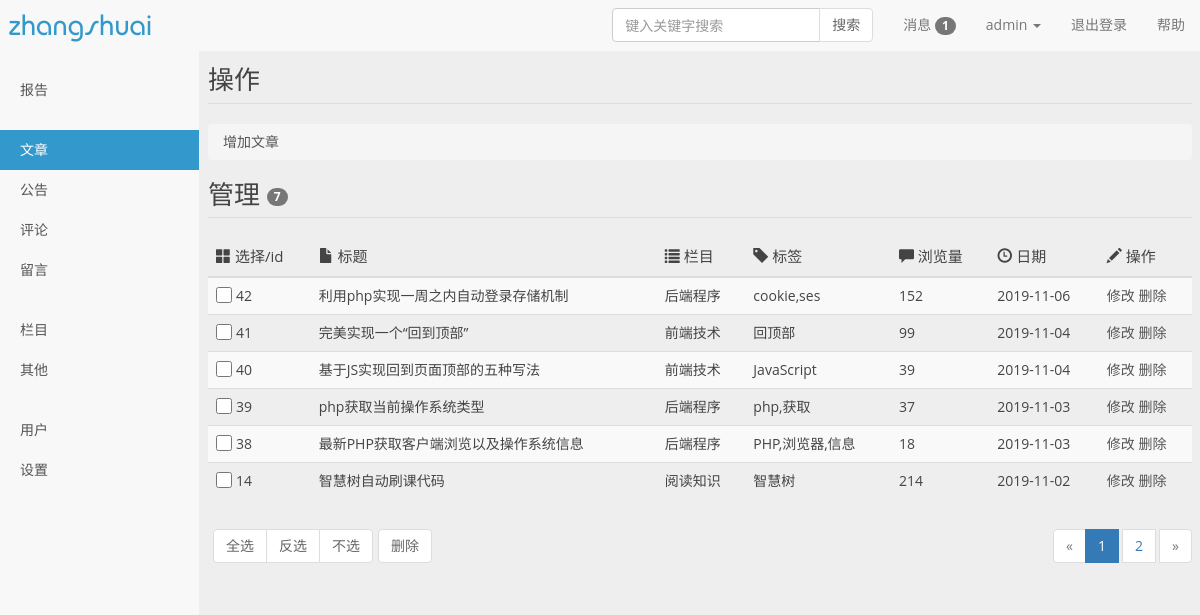
Screenshot of /admin/article.php (signed in) with the database file from the repository.
### tables this page shows
CREATE TABLE `art` (
  `art_id` int(10) unsigned NOT NULL AUTO_INCREMENT COMMENT '文章id',
  `cat_id` int(10) unsigned NOT NULL DEFAULT '0' COMMENT '文章分类id（cat表主键id）',
  `title` varchar(50) NOT NULL DEFAULT '' COMMENT '文章标题',
  `contents` longtext,
  `tags` varchar(10) DEFAULT NULL,
  `keywords` varchar(255) DEFAULT NULL COMMENT '文章关键字',
  `des` varchar(255) DEFAULT NULL COMMENT '文章描述',
  `pv` int(10) NOT NULL DEFAULT '0' COMMENT '文章浏览量',
  `add_time` varchar(10) NOT NULL COMMENT '发表时间',
  `pic` varchar(255) DEFAULT NULL COMMENT '文章封面图片',
  PRIMARY KEY (`art_id`)
);

CREATE TABLE `cat` (
  `cat_id` int(10) unsigned NOT NULL AUTO_INCREMENT,
  `alias` varchar(10) DEFAULT NULL,
  `catname` char(30) NOT NULL DEFAULT '',
  `num` smallint(5) unsigned NOT NULL DEFAULT '0',
  `keywords` varchar(50) DEFAULT NULL COMMENT '关键字',
  `des` varchar(50) DEFAULT NULL COMMENT '描述',
  PRIMARY KEY (`cat_id`)
);

### admin/artlist.php (called while the page is built, shortened)
<?php
$sql="select count(*) from art";
$num=mGetOne($sql);
$curr=isset($_GET['page'])?$_GET['page']:1;
$cnt=6;
$page=getPage($num,$curr,$cnt);
$sql='select art_id,title,catname,pv,add_time,tags from art,cat where art.cat_id=cat.cat_id order by art_id desc LIMIT '.($curr-1)*$cnt.",".$cnt;
$data=mGetAll($sql);
?>

### admin/lib/mysql.php (called while the page is built, shortened)
<?php
function mConn(){
	static $link = null;
	if($link == null){
		$cfg = require PATH.'/lib/config.php';
		$link = mysqli_connect($cfg['host'],$cfg['user'],$cfg['pwd'],$cfg['db']);
		mysqli_query($link,'set names '.$cfg['charset']);
	}
	return $link;
}
function mQuery($sql){
	$link = mConn();
	$res = mysqli_query($link,$sql);
	if(!$res){
		mLog($sql."\n".mysqli_error($link));
		return false;
	}else{
		return $res;
	}
}
function mLog($sql){
	$filename = PATH.'/log/'.date('Ymd').'.txt';
	$data = '-----------------------------------'."\n".date('Y-m-d H:i:s')."\n".
	$sql."\n".'-----------------------------------'."\n\n\n";
}
function mGetAll($sql){
	$res = mQuery($sql);
	$data = array();
	while($row = mysqli_fetch_assoc($res)){
		$data[] = $row;
	}
	return $data;
}
function mGetOne($sql){
	$res = mQuery($sql);
	return $row = $res?mysqli_fetch_row($res)[0]:false;
}
?>

### admin/lib/func.php (called while the page is built, shortened)
<?php
function getPage($num,$curr,$cnt=5){
	$pagenum = ceil($num/$cnt);
	$left = max($curr-2,1);
	$right = min($left+4,$pagenum);
	$left = max($right-4,1);
	for ($i=$left; $i<=$right ; $i++) {
		$page[$i] = http_build_query($_GET);
	}
	return $page;
}
?>

### admin/article.php (the view, shortened to what this page needs)
<!doctype html>
<html lang="zh-CN">
<?php require_once "./artlist.php" ?>
	<head>
		<link rel="stylesheet" type="text/css" href="css/bootstrap.min.css">
		<link rel="stylesheet" type="text/css" href="css/style.css">
		<link rel="stylesheet" type="text/css" href="css/font-awesome.min.css">
	</head>
	<body class="user-select">
		<section class="container-fluid">
			<?php require_once "./public/head.php"?>
			<div class="row">
				<aside class="col-sm-3 col-md-2 col-lg-2 sidebar">
					<ul class="nav nav-sidebar">
						<li>
							<a href="index.php">报告</a>
						</li>
					</ul>
					<ul class="nav nav-sidebar">
						<li class="active">
							<a href="article.php">文章</a>
						</li>
						<li>
							<a href="notice.php">公告</a>
						</li>
						<li>
							<a href="comment.php">评论</a>
						</li>
						<li>
							<a data-toggle="tooltip" data-placement="top" title="网站暂无留言功能">留言</a>
						</li>
					</ul>
					<ul class="nav nav-sidebar">
						<li>
							<a href="category.php">栏目</a>
						</li>
						<li>
							<a class="dropdown-toggle" id="otherMenu" data-toggle="dropdown" aria-haspopup="true" aria-expanded="false">其他</a>
						</li>
					</ul>
					<ul class="nav nav-sidebar">
						<li>
							<a class="dropdown-toggle" id="userMenu" data-toggle="dropdown" aria-haspopup="true" aria-expanded="false">用户</a>
						</li>
						<li>
							<a class="dropdown-toggle" id="settingMenu" data-toggle="dropdown" aria-haspopup="true" aria-expanded="false">设置</a>
						</li>
					</ul>
				</aside>
				<div class="col-sm-9 col-sm-offset-3 col-md-10 col-lg-10 col-md-offset-2 main" id="main">
					<form action="/Article/checkAll" method="post">
						<h1 class="page-header">操作</h1>
						<ol class="breadcrumb">
							<li>
								<a href="add-article.php">增加文章</a>
							</li>
						</ol>
						<h1 class="page-header">管理 <span class="badge">7</span></h1>
						<div class="table-responsive">
							<table class="table table-striped table-hover">
								<thead>
									<tr>
										<th><span class="glyphicon glyphicon-th-large"></span> <span class="visible-lg">选择/id</span></th>
										<th><span class="glyphicon glyphicon-file"></span> <span class="visible-lg">标题</span></th>
										<th><span class="glyphicon glyphicon-list"></span> <span class="visible-lg">栏目</span></th>
										<th class="hidden-sm"><span class="glyphicon glyphicon-tag"></span> <span class="visible-lg">标签</span></th>
										<th class="hidden-sm"><span class="glyphicon glyphicon-comment"></span> <span class="visible-lg">浏览量</span></th>
										<th><span class="glyphicon glyphicon-time"></span> <span class="visible-lg">日期</span></th>
										<th><span class="glyphicon glyphicon-pencil"></span> <span class="visible-lg">操作</span></th>
									</tr>
								</thead>
								<tbody>
									<?php foreach($data as $k=>$v){  ?>
									<tr>
										<td><input type="checkbox" class="input-control" name="checkbox[]" value="" /><?php echo $v['art_id']; ?></td>
										<td class="article-title"><?php echo $v['title']; ?></td>
										<td><?php echo $v['catname']; ?></td>
										<td class="hidden-sm"><?php echo $v['tags']; ?></td>
										<td class="hidden-sm"><?php echo $v['pv']; ?></td>
										<td><?php echo date('Y-m-d',$v['add_time']); ?></td>
										<td>
											<a href="artup.php?art_id=<?php echo $v['art_id']; ?>">修改</a>
											<a rel="<?php echo $v['art_id']; ?>">删除</a>
										</td>
									</tr>
									<?php } ?>
								</tbody>
							</table>
						</div>
						<footer class="message_footer">
							<nav>
								<div class="btn-toolbar operation" role="toolbar">
									<div class="btn-group" role="group">
										<a class="btn btn-default" onClick="select()">全选</a>
										<a class="btn btn-default" onClick="reverse()">反选</a>
										<a class="btn btn-default" onClick="noselect()">不选</a>
									</div>
									<div class="btn-group" role="group">
										<button type="submit" class="btn btn-default" data-toggle="tooltip" data-placement="bottom" title="删除全部选中" name="checkbox_delete">删除</button>
									</div>
								</div>
								<ul class="pagination pagenav">
									<li class="disabled">
										<a aria-label="Previous"> <span aria-hidden="true">&laquo;</span> </a>
									</li>
									<?php foreach($page as $k=>$v) { ?>
										<?php if ($k==$curr) {?>
										<li class="active" >
										<a href="JavaScript:" style="margin-right: 4px;"class="active"><?php echo $k ?></a>
										</li>
										<?php }else{?>
										<li >
										<a href="article.php?<?php echo $v ?>" style="cursor: pointer;margin-right: 4px;"class="active"><?php echo $k ?></a>
										</li>
										<?php }?>
								    <?php } ?>
									<li class="disabled">
										<a href="#" aria-label="Next"> <span aria-hidden="true">&raquo;</span> </a>
									</li>
								</ul>
							</nav>
						</footer>
					</form>
				</div>
			</div>
		</section>
	</body>
</html>

### admin/public/head.php (shortened to what this page needs)
<header>
				<nav class="navbar navbar-default navbar-fixed-top">
					<div class="container-fluid">
						<div class="navbar-header">
							<a class="navbar-brand" href="index.php">zhangshuai</a>
						</div>
						<div class="collapse navbar-collapse" id="bs-example-navbar-collapse-1">
							<ul class="nav navbar-nav navbar-right">
								<li>
									<a href="">消息 <span class="badge">1</span></a>
								</li>
								<li class="dropdown">
									<a class="dropdown-toggle" data-toggle="dropdown" role="button" aria-haspopup="true" aria-expanded="false">admin <span class="caret"></span></a>
								</li>
								<li>
									<a href="loginout.php" onClick="if(!confirm('是否确认退出？'))return false; ">退出登录</a>
								</li>
								<li>
									<a data-toggle="modal" data-target="#WeChat">帮助</a>
								</li>
							</ul>
							<form action="" method="post" class="navbar-form navbar-right" role="search">
								<div class="input-group">
									<input type="text" class="form-control" autocomplete="off" placeholder="键入关键字搜索" maxlength="15">
									<span class="input-group-btn">
									<button class="btn btn-default" type="submit">搜索</button>
									</span>
								</div>
							</form>
						</div>
					</div>
				</nav>
			</header>

### rows the page displays
art: art_id "42", title "利用php实现一周之内自动登录存储机制", cat.catname "后端程序", tags "cookie,ses", pv "152", add_time "2019-11-06"
art: art_id "41", title "完美实现一个“回到顶部”", cat.catname "前端技术", tags "回顶部", pv "99", add_time "2019-11-04"
art: art_id "40", title "基于JS实现回到页面顶部的五种写法", cat.catname "前端技术", tags "JavaScript", pv "39", add_time "2019-11-04"
art: art_id "39", title "php获取当前操作系统类型", cat.catname "后端程序", tags "php,获取", pv "37", add_time "2019-11-03"
art: art_id "38", title "最新PHP获取客户端浏览以及操作系统信息", cat.catname "后端程序", tags "PHP,浏览器,信息", pv "18", add_time "2019-11-03"
art: art_id "14", title "智慧树自动刷课代码", cat.catname "阅读知识", tags "智慧树", pv "214", add_time "2019-11-02"

### other values shown
$k "1"
$k "2"
